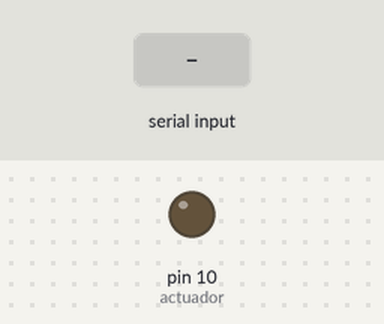
The sketch below on a simulated Arduino Uno, built with avr-gcc and run on an emulated ATmega328P. Shown: output pins drawn as LEDs (lit = HIGH). The test bench sets the inputs (shaded band).

Above: at 1.2 s.
1.3 s: "90,45\n" received over Serial
At 3.1 s:
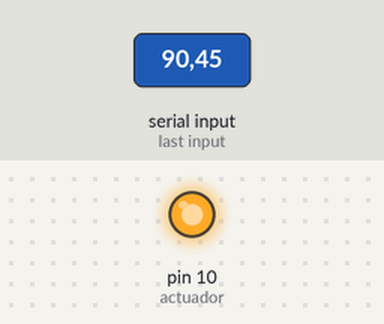
Timing chart, 0 to 4.6 s (numbered marks = the images above; inputs shaded):
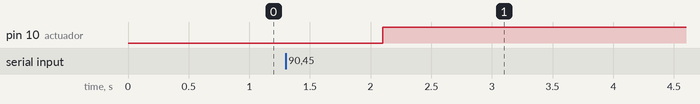

Measured:
- after the input at 1.3 s, pin 10 (actuador): LOW → HIGH after 0.80 s

The sketch:

p11.ino
```cpp
int actuador = 10;

setup(){
    Serial.begin(9600);
    Serial.setTimeout(100);
    pinMode(actuador, OUTPUT);
}

int v;

loop(){
    if(Serial.available() > 0){
        v = Serial.readString().toInt();
        digitalWrite(actuador, v);
    }
    delay(1000);
}
```
